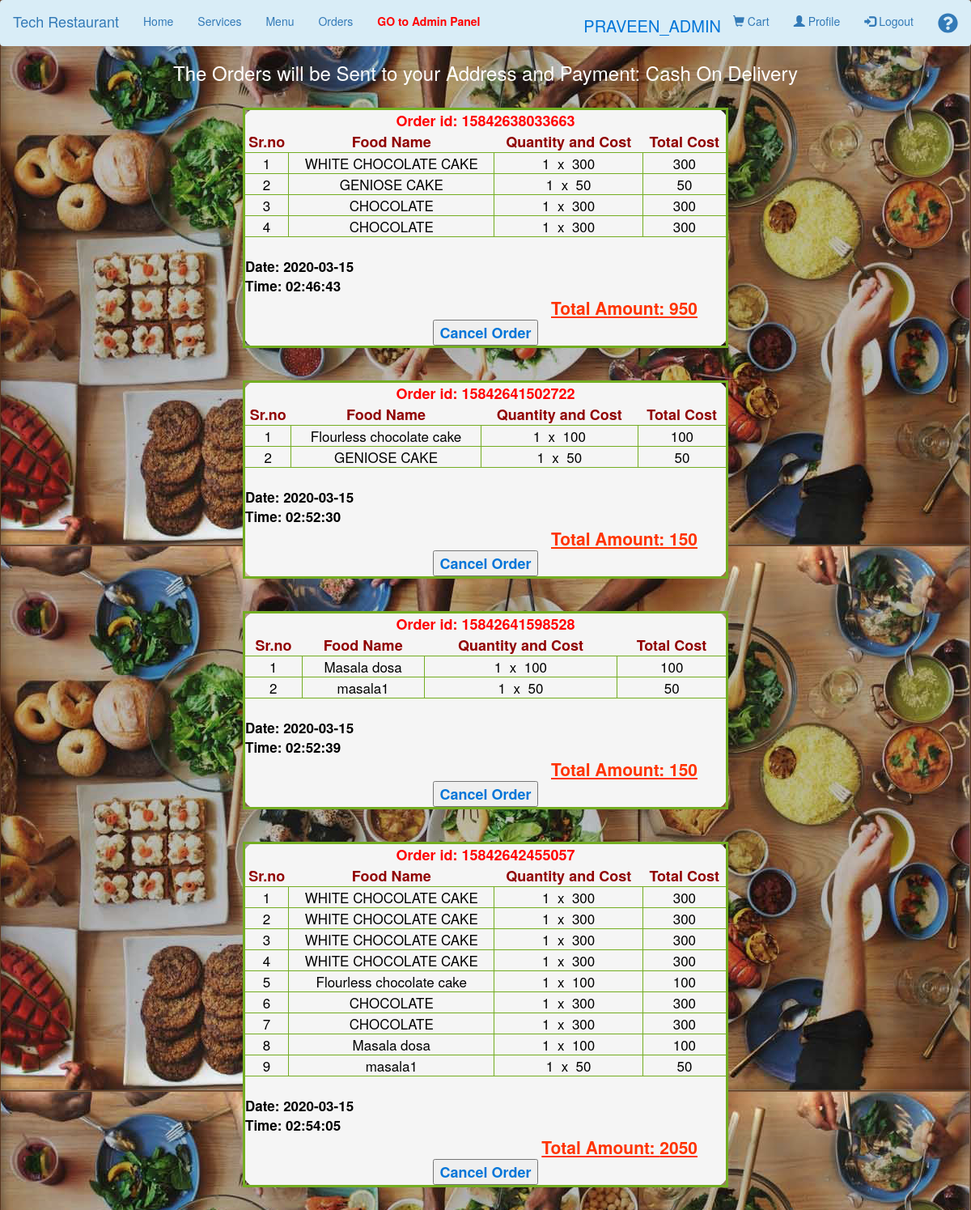
Page /place_order.php (signed in) on the committed database.
### tables this page shows
CREATE TABLE `order_list` (
  `id` int(20) NOT NULL,
  `order_id` bigint(40) NOT NULL,
  `register_id` int(20) NOT NULL
);

CREATE TABLE `menu_items` (
  `id` int(20) NOT NULL,
  `category` varchar(30) NOT NULL,
  `food_image` varchar(40) NOT NULL,
  `food_name` varchar(40) NOT NULL,
  `food_description` varchar(100) NOT NULL,
  `cost` varchar(20) NOT NULL
);

CREATE TABLE `place_order` (
  `id` int(20) NOT NULL,
  `order_ref_id` int(20) NOT NULL,
  `menu_items_id` int(20) NOT NULL,
  `added_cost` int(20) NOT NULL,
  `quans` int(11) NOT NULL,
  `payment` varchar(50) NOT NULL,
  `date` date NOT NULL,
  `time` time NOT NULL
);

### place_order.php (the view, shortened to what this page needs)
<?php
	include("customer_navbar.php");
?>
<?php
	require("config.php");
?>
<html>
	<head>
	</head>
	<body>
		<?php
			$connec_tion = mysqli_connect($servername, $username, $password, $dbname);
			$sum_count = 0;
			$quan_count = 0;
			$sql_re = "SELECT * FROM order_list WHERE register_id='".$_SESSION["user_id_session"]."'";
			$result_re = mysqli_query($connec_tion, $sql_re);
			if (mysqli_num_rows($result_re) > 0) {
				echo "<h3 align='center' style='color:white;'>The Orders will be Sent to your Address and Payment: Cash On Delivery</h3><br>";
				while($row_re = mysqli_fetch_assoc($result_re)) {
					echo "<table border='6'>";
						echo "<tr><th colspan='4' class='my_order_id'>Order id: ".$row_re['order_id']."</th></tr>";
						echo "<tr>";
						echo "<th>Sr.no</th>";
						echo "<th>Food Name</th>";
						echo "<th>Quantity and Cost</th>";
						echo "<th>Total Cost</th>";
						echo "</tr>";
					$sql_re_1 = "SELECT * FROM place_order WHERE order_ref_id='".$row_re["id"]."' AND payment='notpaid'";
					$result_re_1 = mysqli_query($connec_tion, $sql_re_1);
					if (mysqli_num_rows($result_re_1) > 0) {
						while($row_re_1 = mysqli_fetch_assoc($result_re_1)) {
							$sql_final = "SELECT * FROM menu_items WHERE id='".$row_re_1["menu_items_id"]."'";
							$result_final = mysqli_query($connec_tion, $sql_final);
							if (mysqli_num_rows($result_final) > 0) {
								while($row_final = mysqli_fetch_assoc($result_final)) {
									$sum_count = $sum_count + 1;
									echo "<tr>";
									echo "<td>".$sum_count."</td>";
									echo  "<td>".$row_final['food_name']."</td>";
									echo "<td>".$row_re_1['quans']."&nbsp x &nbsp".$row_final['cost']."</td>";
									echo "<td>".$row_re_1['quans'] * $row_final['cost']."</td>";
									echo "</tr>";
									$quan_count = $quan_count + $row_re_1['quans'] * $row_final['cost'];
								}
							} else {
								echo "0 results";
							}
						}
					echo "<tr><td colspan='4' class='day_time'>&nbsp</td></tr>";
					echo "<tr><td colspan='4' id='day1' class='day_time'>Date: ".$_SESSION['day1']."</td></tr>";
					echo "<tr><td colspan='4' id='time1' class='day_time'>Time: ".$_SESSION['time1']."</td></tr>";
					}
					else {
						echo "0 results";
					}
					echo "<tr><td colspan='4' class='total_amount'><u>Total Amount: ".$quan_count."</u></tr>";
					$sum_count = 0;
					$quan_count = 0;
					echo "<form action='place_order.php' method='POST'>";
					echo "<tr><th colspan='4' class='cancel_button_css'><button type='submit' name='cancel' value='".$row_re["id"]."'>Cancel Order</button></th></tr>";
					echo "</table>";
					echo "<br><br>";
				}
			} else {
				echo "<h3 align='center'>No Orders Found</h3>";
			}
		?>
	</body>
</html>

### customer_navbar.php (style rules this page uses)
body { font-family: Arial; }

### place_order.php (style rules this page uses)
table { border-collapse: collapse; border: 3px solid #73AD21; background-color: #F5F5F5; border-radius: 20px; width: 50%; margin: auto; //margin-left: 50px; text-align: center; color: black; }
th { border: none; text-align: center; height: 25px; color: #900000; font-size: 18px; }
.my_order_id { color: red; }
td { font-size: 17px; }
.total_amount { text-align: right; padding-right: 35px; font-weight: bold; color: #FF3300; font-size: 21px; border: none; }
.cancel_button_css { border: none; color: #0275d8; }
.day_time { text-align: left; font-weight: bold; border: none; }
body { background-image: url('/official_Tybsc_project/body_background/image_1.jpg'); background-attachment: fixed; }

### rows in the picture
order_list: order "15842638033663", time1 "02:46:43", quan_count "950", $row_re["id"] 4 (drawn)
place_order: quans "1", $row_re_1['quans']*$row_final['cost'] "300"
menu_items: food_name "WHITE CHOCOLATE CAKE", cost "300"
place_order: quans "1", $row_re_1['quans']*$row_final['cost'] "50"
menu_items: food_name "GENIOSE CAKE", cost "50"
place_order: quans "1", $row_re_1['quans']*$row_final['cost'] "300"
menu_items: food_name "CHOCOLATE", cost "300"
place_order: quans "1", $row_re_1['quans']*$row_final['cost'] "300"
order_list: order "15842641502722", time1 "02:52:30", quan_count "150", $row_re["id"] 5 (drawn)
place_order: quans "1", $row_re_1['quans']*$row_final['cost'] "100"
menu_items: food_name "Flourless chocolate cake", cost "100"
place_order: quans "1", $row_re_1['quans']*$row_final['cost'] "50"
order_list: order "15842641598528", time1 "02:52:39", quan_count "150", $row_re["id"] 6 (drawn)
place_order: quans "1", $row_re_1['quans']*$row_final['cost'] "100"
menu_items: food_name "Masala dosa", cost "100"
place_order: quans "1", $row_re_1['quans']*$row_final['cost'] "50"
menu_items: food_name "masala1", cost "50"
order_list: order "15842642455057", time1 "02:54:05", quan_count "2050", $row_re["id"] 8 (drawn)
place_order: quans "1", $row_re_1['quans']*$row_final['cost'] "300"
place_order: quans "1", $row_re_1['quans']*$row_final['cost'] "300"
place_order: quans "1", $row_re_1['quans']*$row_final['cost'] "300"
place_order: quans "1", $row_re_1['quans']*$row_final['cost'] "300"
place_order: quans "1", $row_re_1['quans']*$row_final['cost'] "100"
place_order: quans "1", $row_re_1['quans']*$row_final['cost'] "300"
place_order: quans "1", $row_re_1['quans']*$row_final['cost'] "300"
place_order: quans "1", $row_re_1['quans']*$row_final['cost'] "100"
place_order: quans "1", $row_re_1['quans']*$row_final['cost'] "50"

### other values in the picture
$_SESSION["user_session"] "PRAVEEN_ADMIN"
